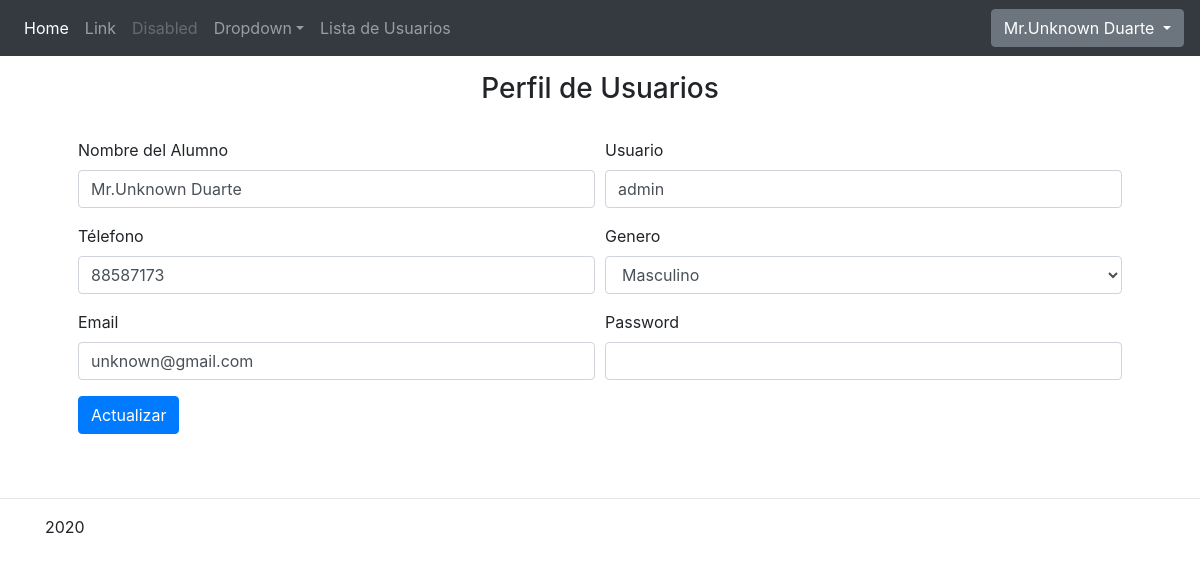
Screenshot of /perfil.php (signed in) with the database file from the repository.
### tables this page shows
CREATE TABLE `usuarios` (
  `IdUsuario` int(11) NOT NULL AUTO_INCREMENT,
  `NombreU` varchar(20) NOT NULL,
  `PasswordU` text NOT NULL,
  `IdAlumno` int(11) NOT NULL,
  `IdTipoUsuario` int(11) NOT NULL,
  PRIMARY KEY (`IdUsuario`)
);

CREATE TABLE `alumno` (
  `IdAlumno` int(11) NOT NULL AUTO_INCREMENT,
  `NombreA` varchar(70) NOT NULL,
  `TelefonoA` varchar(12) NOT NULL,
  `GeneroA` varchar(12) NOT NULL,
  `CorreoA` varchar(40) NOT NULL,
  PRIMARY KEY (`IdAlumno`)
);

### perfil.php (the view, shortened to what this page needs)
<?php
include ('conexion/conexion_db.php');
$iduser = $_SESSION['id_usuario'];
$sql="SELECT u.Idusuario, u.NombreU, u.PasswordU, a.IdAlumno, a.NombreA, a.TelefonoA, a.GeneroA, a.CorreoA
                 FROM usuarios AS u INNER JOIN alumno AS a ON u.IdAlumno = a.IdAlumno
                 WHERE u.Idusuario = '$iduser'";
$resultado = $conn->query($sql);
$row = $resultado->fetch_assoc();
?>
<?php include 'inc/head.php'; ?>
<nav class="navbar navbar-expand-md navbar-dark fixed-top bg-dark">
    <div class="collapse navbar-collapse" id="navbarsExampleDefault">
        <ul class="navbar-nav mr-auto">
            <li class="nav-item active">
                <a class="nav-link" href="admin.php">Home <span class="sr-only">(current)</span></a>
            </li>
            <li class="nav-item">
                <a class="nav-link" href="jumbotron.htm#">Link</a>
            </li>
            <li class="nav-item">
                <a class="nav-link disabled" href="jumbotron.htm#">Disabled</a>
            </li>
            <li class="nav-item dropdown">
                <a class="nav-link dropdown-toggle" href="jumbotron.htm#" id="dropdown01" data-toggle="dropdown" aria-haspopup="true" aria-expanded="false">Dropdown</a>
            </li>
            <?php
            if ($_SESSION['tipo_usuario']==1) {
                ?>
                <li class="nav-item">
                    <a class="nav-link" href="listaUser.php">Lista de Usuarios</a>
                </li>
            <?php } ?>
        </ul>
    </div>
    <div class="dropdown">
        <button class="btn btn-secondary dropdown-toggle" type="button" id="dropdownMenuButton" data-toggle="dropdown" aria-haspopup="true" aria-expanded="false">
            <?php echo $row['NombreA']; ?>
        </button>
    </div>
</nav>
<div class="container p-lg-5" >
    <h3 align="center" class="p-4">Perfil de Usuarios</h3>
    <form action="<?php $_SERVER["PHP_SELF"] ?>" method="post">
        <div class="form-row">
            <div class="form-group col-md-6">
                <label for="inputNombreA">Nombre del Alumno</label>
                <input type="text" class="form-control" id="inputNombreA" name="nombrealumno" value="<?php echo $row['NombreA']; ?>">
            </div>
            <div class="form-group col-md-6">
                <label for="inputUser">Usuario</label>
                <input type="text" class="form-control" id="inputUser" name="user" value="<?php echo $row['NombreU']; ?>">
            </div>
        </div>
        <div class="form-row">
            <div class="form-group col-md-6">
                <label for="inputTelefono">Télefono</label>
                <input type="tel" class="form-control" id="inputTelefono" name="telefono" value="<?php echo $row['TelefonoA']; ?>">
            </div>
            <div class="form-group col-md-6">
                <label for="inputGenero">Genero</label>
                <select class="form-control" name="genero" id="inputGenero">
                    <option <?php echo $row['GeneroA']==='Masculino' ? "selected='selected'":"" ?> value="Masculino">Masculino</option>
                </select>
            </div>
        </div>
        <div class="form-row">
            <div class="form-group col-md-6">
                <label for="inputEmail4">Email</label>
                <input type="email" class="form-control" id="inputEmail4" name="email" value="<?php echo $row['CorreoA']; ?>">
            </div>
            <div class="form-group col-md-6">
                <label for="inputPassword4">Password</label>
                <input type="password" class="form-control" id="inputPassword4" name="password" >
            </div>
        </div>
        <button type="submit" class="btn btn-primary" name="editar">Actualizar</button>
    </form>
</div>
<?php include 'inc/footer.php'; ?>

### rows the page displays
usuarios: IdAlumno.NombreA "Mr.Unknown Duarte", nombrealumno "Mr.Unknown Duarte", user "admin", telefono "88587173", email "unknown@gmail.com"
alumno: genero "Masculino"
